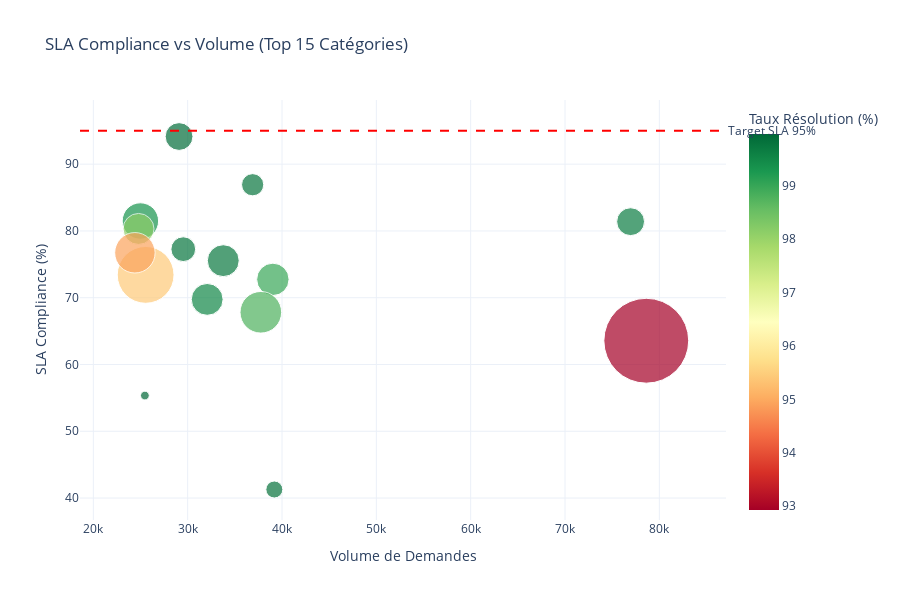

This figure's notebook cell:
### Code cell
# Visualisation : SLA Compliance vs Volume (Top 15)
df_viz = client_experience_kpis.head(15).copy()

fig = px.scatter(
    df_viz,
    x='total_requests',
    y='sla_compliance',
    size='avg_total_hours',
    color='resolution_rate',
    hover_name='category_name',
    title='SLA Compliance vs Volume (Top 15 Catégories)',
    labels={
        'total_requests': 'Volume de Demandes',
        'sla_compliance': 'SLA Compliance (%)',
        'avg_total_hours': 'Temps Moyen (h)',
        'resolution_rate': 'Taux Résolution (%)'
    },
    color_continuous_scale='RdYlGn',
    size_max=60
)

fig.add_hline(y=95, line_dash="dash", line_color="red", 
              annotation_text="Target SLA 95%", annotation_position="right")

fig.update_layout(height=600)
fig.show()

### Figure 1 — Plotly figure (JSON) as saved in the notebook; plotly's stock layout.template omitted (floating-point values rounded to 4 significant figures)
{"data": [{"hovertemplate": "<b>%{hovertext}</b><br><br>Volume de Demandes=%{x}<br>SLA Compliance (%)=%{y}<br>Temps Moyen (h)=%{marker.size}<br>Taux Résolution (%)=%{marker.color}<extra></extra>", "hovertext": ["Tax", "Cash instruction", "BAU Asset Creation", "OTHERS", "Settlement", "CREST", "Investigation Level 1", "FRPP", "DEFF", "Transaction cycle and follow-up", "ORDERS", "KPI PARIS", "Information", "BAU", "Trade Query"], "legendgroup": "", "marker": {"color": [92.93, 99.66, 99.83, 98.98, 98.78, 99.76, 99.72, 99.51, 99.77, 99.89, 95.44, 99.97, 99.34, 98.14, 94.92], "coloraxis": "coloraxis", "size": [548.9, 59.19, 21.97, 80.0, 132.1, 37.57, 77.48, 77.26, 46.67, 58.8, 246.0, 5.84, 101.0, 73.13, 124.8], "sizemode": "area", "sizeref": 0.1525, "symbol": "circle"}, "mode": "markers", "name": "", "orientation": "v", "showlegend": false, "type": "scatter", "x": [78613, 76952, 39185, 39032, 37754, 36888, 33772, 32068, 29535, 29089, 25545, 25465, 24989, 24792, 24408], "xaxis": "x", "y": [63.56, 81.39, 41.28, 72.75, 67.82, 86.92, 75.55, 69.75, 77.27, 94.14, 73.42, 55.35, 81.49, 80.3, 76.73], "yaxis": "y"}], "layout": {"annotations": [{"showarrow": false, "text": "Target SLA 95%", "x": 1, "xanchor": "left", "xref": "x domain", "y": 95, "yanchor": "middle", "yref": "y"}], "coloraxis": {"colorbar": {"title": {"text": "Taux Résolution (%)"}}, "colorscale": [[0, "rgb(165,0,38)"], [0.1, "rgb(215,48,39)"], [0.2, "rgb(244,109,67)"], [0.3, "rgb(253,174,97)"], [0.4, "rgb(254,224,139)"], [0.5, "rgb(255,255,191)"], [0.6, "rgb(217,239,139)"], [0.7, "rgb(166,217,106)"], [0.8, "rgb(102,189,99)"], [0.9, "rgb(26,152,80)"], [1, "rgb(0,104,55)"]]}, "height": 600, "legend": {"itemsizing": "constant", "tracegroupgap": 0}, "shapes": [{"line": {"color": "red", "dash": "dash"}, "type": "line", "x0": 0, "x1": 1, "xref": "x domain", "y0": 95, "y1": 95, "yref": "y"}], "title": {"text": "SLA Compliance vs Volume (Top 15 Catégories)"}, "xaxis": {"anchor": "y", "domain": [0, 1], "title": {"text": "Volume de Demandes"}}, "yaxis": {"anchor": "x", "domain": [0, 1], "title": {"text": "SLA Compliance (%)"}}}}
